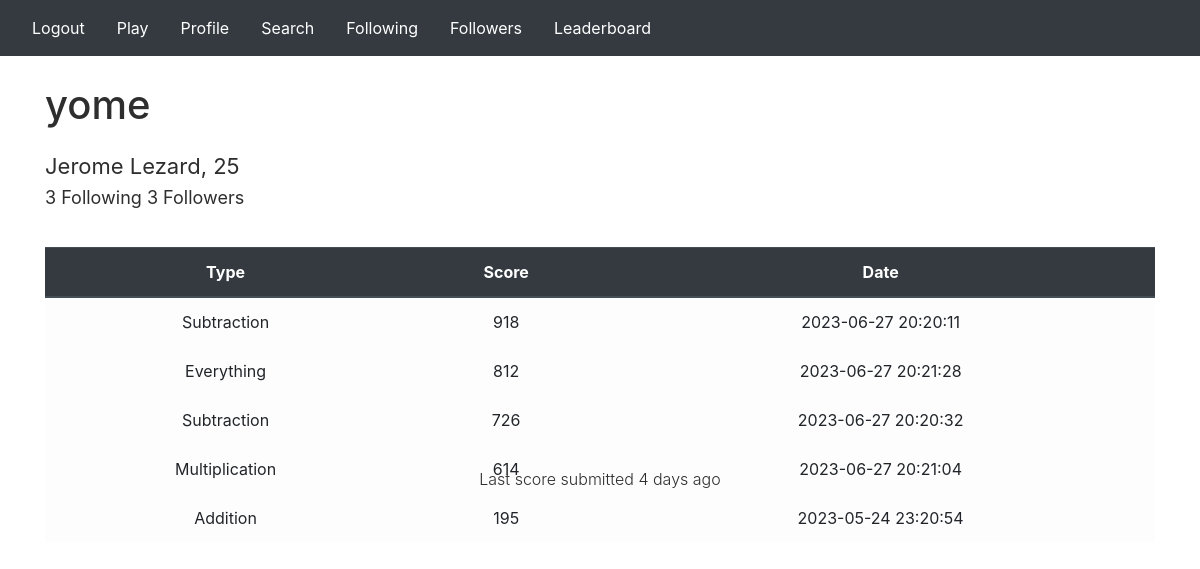
Screenshot of /profile/yome (signed in) with the database file from the repository.
### Application/models.py (models this page shows)
class User(db.Model, UserMixin):
    id = db.Column(db.Integer, primary_key=True)
    username = db.Column(db.String(150), unique=True)
    name = db.Column(db.String(50), nullable=False)
    dob = db.Column(db.DateTime, nullable=False)
    password = db.Column(db.String(150))

class Score(db.Model):
    id = db.Column(db.Integer, primary_key=True)
    username = db.Column(db.String(50), nullable=True)
    name = db.Column(db.String(50), nullable=False)
    score = db.Column(db.Integer, nullable=False)
    type = db.Column(db.String(50), nullable=False)
    date = db.Column(db.DateTime, nullable=False, default=datetime.utcnow)

### Application/auth.py (the view)
@auth.route('/profile/<username>')
@login_required
def profile(username):
    session = db.session
    userQuery = User.query.filter_by(username=username).first()
    today = date.today()
    dob = userQuery.dob
    age = today.year - dob.year  - ((today.month, today.day) < (dob.month, dob.day))
    scores = Score.query.order_by(Score.score.desc()).filter_by(username=username).limit(15).all()
    for score in scores:
        score.score = int(score.score)
    follows = Follow.query.filter_by(current_user=current_user.username).all()
    usernames = [follow.username for follow in follows]
    followingQuery = Follow.query.filter_by(current_user=username).all()
    following = len(followingQuery)
    followersQuery = Follow.query.filter_by(username=username).all()
    followers = len(followersQuery)
    mostRecent = session.query(Score).order_by(desc(Score.date)).first()
    mostRecent = Score.query.filter_by(username=username).order_by(desc(Score.date)).first()
    current = datetime.now()
    timeDifference = current - mostRecent.date
    mins = int(timeDifference.total_seconds() // 60)
    hours = int(timeDifference.total_seconds() // 3600)
    days = timeDifference.days
    months = int(days / 30)
    if months > 0:
        last = f"{months} month{'s' if months > 1 else ''} ago"
    elif days > 0:
        last = f"{days} day{'s' if days > 1 else ''} ago"
    elif hours > 0:
        last = f"{hours} hour{'s' if hours > 1 else ''} ago"
    else:
        last = f"{mins} minute{'s' if mins > 1 else ''} ago"
    for score in scores:
        score.score = int(score.score)
    return render_template('profile.html', user=current_user, scores=scores, User=User, age=age, last=last, following=following, followers=followers, userQuery=userQuery)

### Application/__init__.py (called while the page is built)
def create_app():
    app = Flask(__name__)
    app.config['SECRET_KEY'] = 'jaqwjeodhoasdh'
    app.config['SQLALCHEMY_DATABASE_URI'] = f'sqlite:///database.db'
    db.init_app(app)
    from .views import views
    from .auth import auth
    app.register_blueprint(views, url_prefix='/')
    app.register_blueprint(auth, url_prefix='/')
    with app.app_context():
        db.create_all()
    login_manager = LoginManager()
    login_manager.login_view = 'auth.login'
    login_manager.init_app(app)
    @login_manager.user_loader
    def load_user(id):
        return User.query.get(int(id))
    return app

### Application/templates/profile.html (shortened to what this page needs)
{% extends "base.html" %}
{% block content %}
<link rel="stylesheet" href="../static/profile.css">
<body>
    <div class="profile">
        <div class="profileHeader">
            <h1>{{ userQuery.username }}</h1>
                <div class="profileButton">
                </div>
            </div>
        <h2>{{ userQuery.name }}, {{ age }}</h2>
        <h3>{{ following }} Following {{ followers }} Followers</h3>
        <h4>Last score submitted {{ last }}</h4>
    </div>
    <div class="profileLeaderboard" style="margin-top: 20px;">
        <table class ="table thead-dark">
            <thead class="thead-dark">
            <tr align="center">
                <th>Type</th>
                <th>Score</th>
                <th>Date</th>
            </tr>
            </thead>
            {% for score in scores %}
            <tr class="table-light" align="center">
                <td>{{ score.type }}</td>
                <td>{{ score.score }}</td>
                <td>{{ score.date.strftime('%Y-%m-%d %H:%M:%S') }}</td>
                </tr>
            {% endfor %}
        </table>
    </div>
</body>
{% endblock %}

### Application/static/styles.css (style rules this page uses)
h4 { font-size: 45px; margin: 0; position: absolute; text-align: center; top: 480px; left: 50%; -ms-transform: translate(-50%, -50%); transform: translate(-50%, -50%); }
.table { margin-top: 30px; }
body { height: 100vh; background: linear-gradient( #e8f0f7 50%;, #4d5bf9 50%; ); }

### Application/static/profile.css (style rules this page uses)
h1 { font-size: 40px; color: #2e2e2e; font-weight: 500; }
h2 { font-size: 22px; color: #2e2e2e; font-weight: 400; margin-top: 16px; }
h3 { font-size: 18px; color: #2e2e2e; font-weight: 400; }
h4 { font-size: 16px; color: #2e2e2e; font-weight: 350; }
.profile { display: flex; flex-direction: column; align-items: flex-start; margin-top: 0px; }
.profileHeader { display: flex; gap: -20px; margin-top: 25px; margin-bottom: 0; }
.profileButton { margin-left: auto; }

### rows the page displays
User: username "yome", name "Jerome Lezard"
Score: type "Subtraction", score "918", date "2023-06-27 20:20:11"
Score: type "Everything", score "812", date "2023-06-27 20:21:28"
Score: type "Subtraction", score "726", date "2023-06-27 20:20:32"
Score: type "Multiplication", score "614", date "2023-06-27 20:21:04"
Score: type "Addition", score "195", date "2023-05-24 23:20:54"

### other values shown
{{ following }} "3"
{{ followers }} "3"
